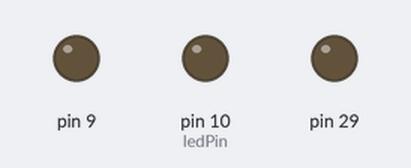
A sketch run on a simulated Arduino Mega 2560, built with avr-gcc and run on an emulated ATmega2560. Shown: output pins drawn as LEDs (lit = HIGH).

Above: at 0.07 s.
At 1.07 s:
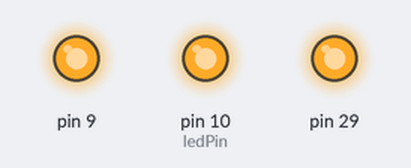
At 1.5 s:
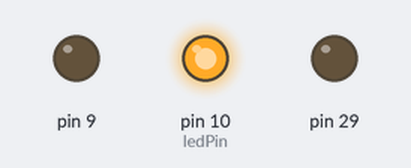
At 2.21 s:
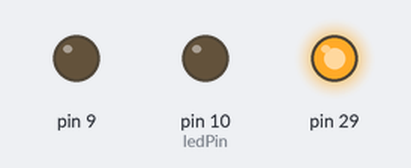
At 3.21 s:
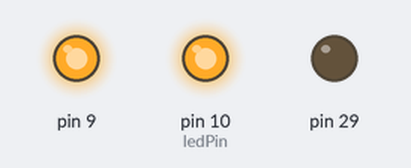
At 4.5 s:
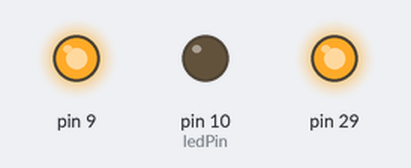
Timing chart, 0 to 4.8 s (numbered marks = the images above):
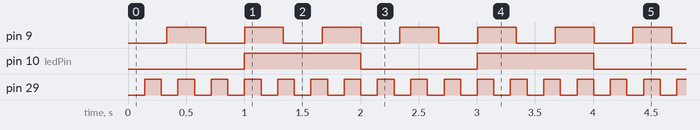

The sketch:

blinkWithoutDelay.ino
```cpp
// Blink without Delay - Interrupt

// constants won't change. Used here to
// set pin numbers:
 // the number of the LED pin
const int ledPin =  10;


// Variables will change:
int ledState = LOW;             // ledState used to set the LED
long previousMillis = 0;        // will store last time LED was updated

// Variables will change:
int ledState1 = LOW;             // ledState used to set the LED
long previousMillis1 = 0;        // will store last time LED was updated

// Variables will change:
int ledState2 = LOW;             // ledState used to set the LED
long previousMillis2 = 0;        // will store last time LED was updated

// the follow variables is a long because the time, measured in miliseconds,
// will quickly become a bigger number than can be stored in an int.
long interval = 1000;           // interval at which to blink (milliseconds)

long interval1 = 333;           // interval at which to blink (milliseconds)

long interval2 = 142;           // interval at which to blink (milliseconds)

void setup() {
  // set the digital pin as output:
  pinMode(ledPin, OUTPUT);
  pinMode(9, OUTPUT);
  pinMode(29, OUTPUT);

  Serial.begin(8600);
}


void loop()
{
  // check to see if it's time to blink the LED; that is, if the
  // difference between the current time and last time you blinked
  // the LED is bigger than the interval at which you want to
  // blink the LED.

  // millis() - zaehlt die Zeit von aktivierung des Bords mittels
  // internem Taktgeber
  unsigned long currentMillis = millis();

  if(currentMillis - previousMillis > interval) {
    // save the last time you blinked the LED
    previousMillis = currentMillis;

    // if the LED is off turn it on and vice-versa:
    if (ledState == LOW)
      ledState = HIGH;
    else
      ledState = LOW;

    // set the LED with the ledState of the variable:
    digitalWrite(ledPin, ledState);
  }

  if(currentMillis - previousMillis1 > interval1) {
    // save the last time you blinked the LED
    previousMillis1 = currentMillis;

    // if the LED is off turn it on and vice-versa:
    if (ledState1 == LOW)
      ledState1 = HIGH;
    else
      ledState1 = LOW;

    // set the LED with the ledState of the variable:
    digitalWrite(9, ledState1);
  }

  if(currentMillis - previousMillis2 > interval2) {
    // save the last time you blinked the LED
    previousMillis2 = currentMillis;

    // if the LED is off turn it on and vice-versa:
    if (ledState2 == LOW)
      ledState2 = HIGH;
    else
      ledState2 = LOW;

    // set the LED with the ledState of the variable:
    digitalWrite(29, ledState2);
  }
}
```

Measured:
- by itself, pin 9: alternates HIGH for 0.33 s and LOW for 0.33 s
- by itself, pin 10 (ledPin): alternates HIGH for 1.0 s and LOW for 1.0 s
- by itself, pin 29: alternates HIGH for 0.14 s and LOW for 0.14 s
